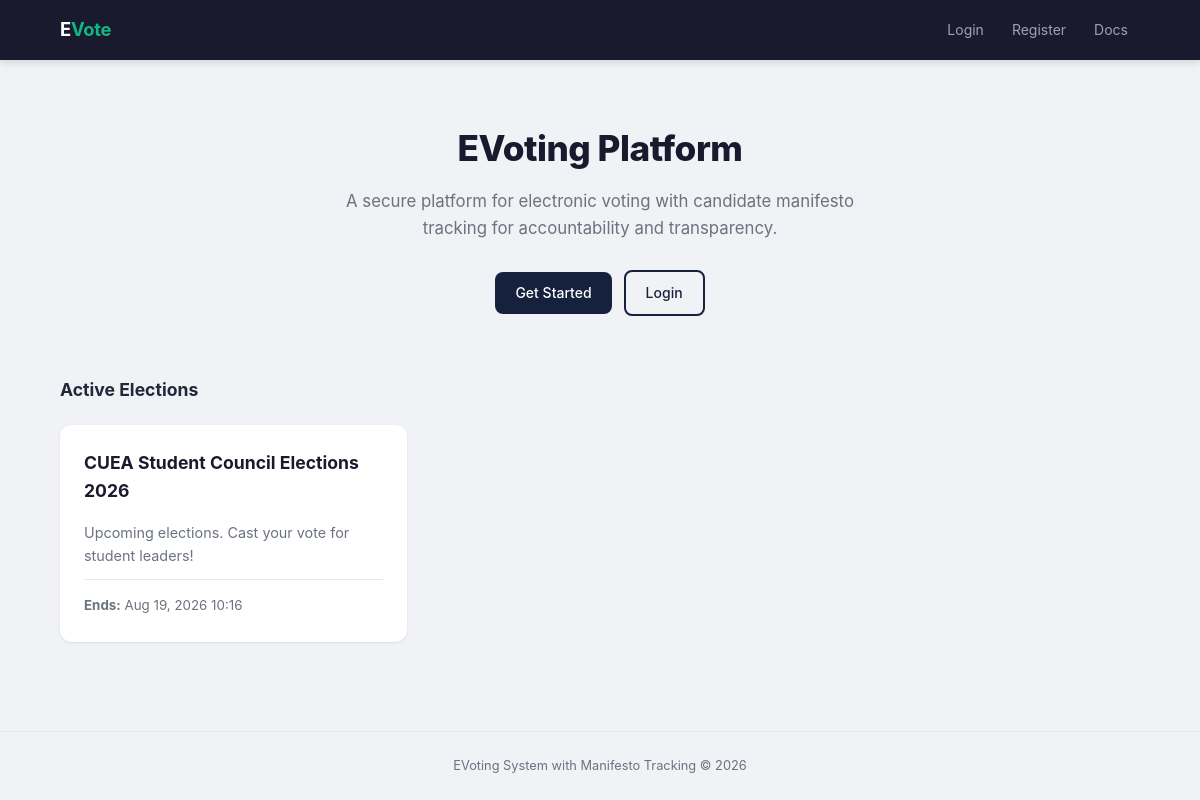
The page / on the database its author committed.
### core/models.py (models this page shows, shortened)
class Election(models.Model):
    title = models.CharField(max_length=200)
    description = models.TextField(blank=True)
    start_date = models.DateTimeField()
    end_date = models.DateTimeField()
    is_active = models.BooleanField(default=False)
    created_at = models.DateTimeField(auto_now_add=True)
    class Meta:
        ordering = ['-created_at']

### core/views.py (the view)
# urls.py: path('', views.home, name='home'),                           # Landing page
def home(request):
    active_elections = Election.objects.filter(is_active=True, end_date__gte=timezone.now())
    return render(request, 'core/home.html', {'elections': active_elections})

### core/templates/core/home.html (shortened to what this page needs)
{% extends "core/base.html" %}
{% block content %}
<div class="hero">
    <h1>EVoting Platform</h1>
    <p>A secure platform for electronic voting with candidate manifesto tracking for accountability and transparency.</p>
    <div class="flex justify-center" style="gap:12px;">
        {% if user.is_authenticated %}
            <a href="{% url 'dashboard' %}" class="btn">Go to Dashboard</a>
            <a href="{% url 'results' %}" class="btn btn-outline">View Results</a>
        {% else %}
            <a href="{% url 'register' %}" class="btn">Get Started</a>
            <a href="{% url 'login' %}" class="btn btn-outline">Login</a>
        {% endif %}
    </div>
</div>
{% if elections %}
    <h2 class="mb-20" style="font-size:1.1rem;">Active Elections</h2>
    <div class="grid">
        {% for election in elections %}
            <div class="card" style="display:flex; flex-direction:column;">
                <h3>{{ election.title }}</h3>
                <p style="color:var(--text-muted); font-size:0.9rem; flex:1;">{{ election.description|truncatewords:25 }}</p>
                <div style="margin-top:12px; padding-top:12px; border-top:1px solid var(--border);">
                    <small style="color:var(--text-muted);"><strong>Ends:</strong> {{ election.end_date|date:"M d, Y H:i" }}</small>
                </div>
            </div>
        {% endfor %}
    </div>
{% else %}
    <div class="card empty-state">
        <div class="icon">&#128218;</div>
        <p>No active elections at the moment.</p>
    </div>
{% endif %}
{% endblock %}

### core/templates/core/base.html (style rules this page uses)
:root { --primary: #1a1a2e; --primary-light: #16213e; --accent: #0f3460; --success: #10b981; --warning: #f59e0b; --danger: #ef4444; --info: #3b82f6; --bg: #f0f2f5; --card-bg: #ffffff; --text: #1f2937; --text-muted: #6b7280; --border: #e5e7eb; --radius: 12px; --shadow: 0 1px 3px rgba(0,0,0,0.06), 0 1px 2px rgba(0,0,0,0.04); --shadow-lg: 0 10px 25px rgba(0,0,0,0.08); --transition: all 0.2s ease; }
* { margin: 0; padding: 0; box-sizing: border-box; }
body { font-family: Inter, -apple-system, BlinkMacSystemFont, 'Segoe UI', Roboto, sans-serif; background: var(--bg); color: var(--text); line-height: 1.6; min-height: 100vh; display: flex; flex-direction: column; }
.btn { display: inline-flex; align-items: center; gap: 6px; padding: 10px 20px; background: var(--primary-light); color: #fff; text-decoration: none; border: none; border-radius: 8px; cursor: pointer; font-size: 0.875rem; font-weight: 500; transition: var(--transition); white-space: nowrap; }
.btn-outline { background: transparent; border: 2px solid var(--primary-light); color: var(--primary-light); }
.card { background: var(--card-bg); border-radius: var(--radius); padding: 24px; margin-bottom: 20px; box-shadow: var(--shadow); transition: var(--transition); }
.card h3 { margin-bottom: 16px; color: var(--primary); font-size: 1.1rem; }
.grid { display: grid; grid-template-columns: repeat(auto-fill, minmax(280px, 1fr)); gap: 20px; }
.hero { text-align: center; padding: 60px 20px; }
.hero h1 { font-size: 2.2rem; margin-bottom: 12px; color: var(--primary); font-weight: 800; letter-spacing: -0.5px; }
.hero p { font-size: 1.05rem; color: var(--text-muted); margin-bottom: 28px; max-width: 560px; margin-left: auto; margin-right: auto; }
.flex { display: flex; gap: 10px; align-items: center; }
.justify-center { justify-content: center; }
.mb-20 { margin-bottom: 20px; }

### rows shown on the page
Election: title "CUEA Student Council Elections 2026", description "Upcoming elections. Cast your vote for student leaders!", end_date "Aug 19, 2026 10:16"
